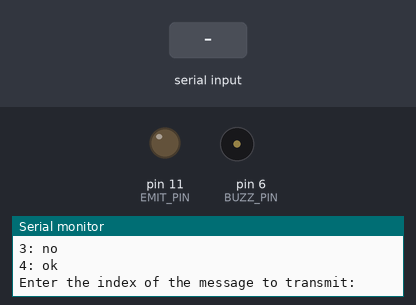
Bench run of a sketch on a simulated Arduino Mega 2560, built with avr-gcc and run on an emulated ATmega2560. Shown: output pins drawn as LEDs (lit = HIGH), buzzer (waves = sounding), the last lines printed to the serial monitor. Inputs (shaded band) come from the test bench.

Above: at 0.8 s.
0.9 s: "1" received over Serial
At 2.1 s:
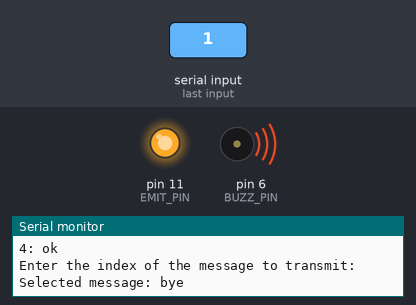
At 3.9 s:
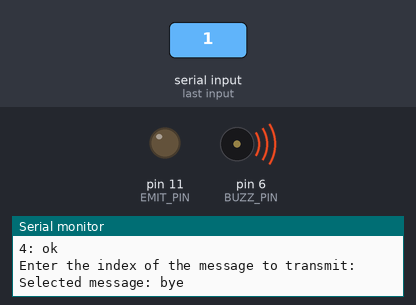
Timing chart, 0 to 9.9 s (numbered marks = the images above; inputs shaded):
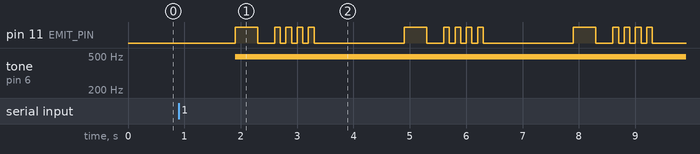

Measured:
- after the input at 0.9 s, pin 11 (EMIT_PIN): LOW → HIGH after 1.0 s, then repeats every 3.0 s: LOW 0.30 s, 3 × (HIGH 0.10 s, LOW 0.10 s), HIGH 0.10 s, LOW 1.6 s, HIGH 0.40 s; tone on pin 6 (BUZZ_PIN): silent → 490 Hz after 1.0 s

The sketch:

3pi_transmitter.ino
```cpp
#define EMIT_PIN 11
#define BUZZ_PIN 6

// Define a list of messages and their binary encodings
struct Message {
  String text;
  String binary;
};

Message messages[] = {
  {"hello", "010010010010"},
  {"bye", "000101010100"},
  {"yes", "001010101010"},
  {"no", "010001101100"},
  {"ok", "011000101000"}
};

int selectedMessageIndex = 0; // Index of the message to be transmitted

const unsigned long bitDuration = 100; // Duration of each bit in milliseconds

void setup() {
  pinMode(EMIT_PIN, OUTPUT);
  pinMode(BUZZ_PIN, OUTPUT);
  Serial.begin(9600);

  // Print available messages
  Serial.println("Available messages:");
  for (int i = 0; i < sizeof(messages)/sizeof(messages[0]); i++) {
    Serial.print(i);
    Serial.print(": ");
    Serial.println(messages[i].text);
  }

  // Select a message to transmit
  Serial.println("Enter the index of the message to transmit:");
  while (Serial.available() == 0) {} // Wait for input
  selectedMessageIndex = Serial.parseInt();
  Serial.print("Selected message: ");
  Serial.println(messages[selectedMessageIndex].text);
}

void loop() {
  // Construct the message with start and stop markers
  String message = "1111" + messages[selectedMessageIndex].binary + "0000";

  // Transmit the message
  for (int i = 0; i < message.length(); i++) {
    digitalWrite(EMIT_PIN, message[i] == '1' ? HIGH : LOW);
    analogWrite(BUZZ_PIN, message[i] == '1' ? 120 : 0);
    delay(bitDuration); // Duration for each bit
  }

  // Short delay before retransmitting the message
  delay(1000); // Adjust as needed to control the frequency of message repetition
}
```
